Frame 1 (no input): blank canvas, image omitted
Frame 60 (the mouse pressed at the canvas centre just before this capture): blank canvas, image omitted
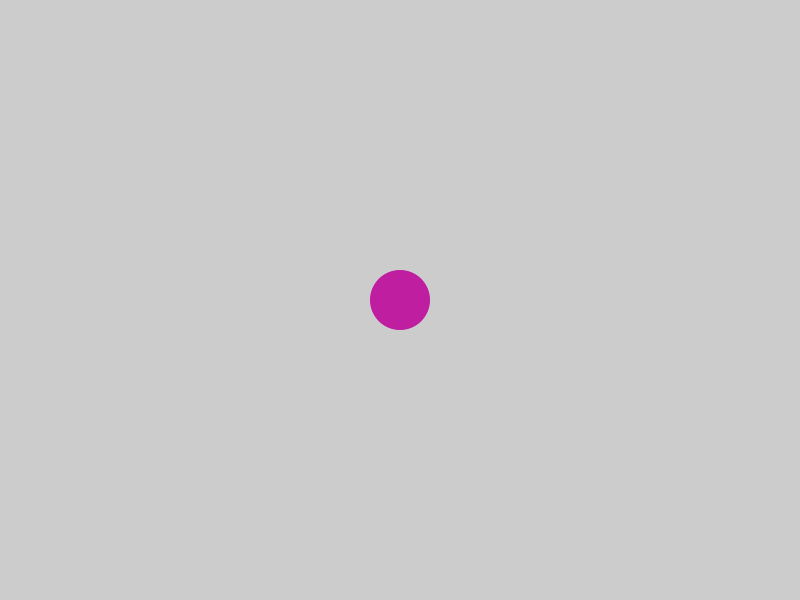
Frame 120 (the mouse held since frame 60 and released just before this capture)

The Processing sketch whose frames 1 and 60 were blank and that drew this single picture after the mouse press (run headless with seeded random() and noise(); from frame 60 on, the mouse is pressed at the canvas centre):

// Processing sketch: processing_158062
// ── processing_158062.pde

float px=0;
void setup() {
   size (800,600);
 }
 
 void draw() {
 if(mousePressed) {
   px++;
   noStroke();
   fill((random(255)),(random(255)),random(255));
   ellipse(mouseX,mouseY,px,px);
 }
 }
